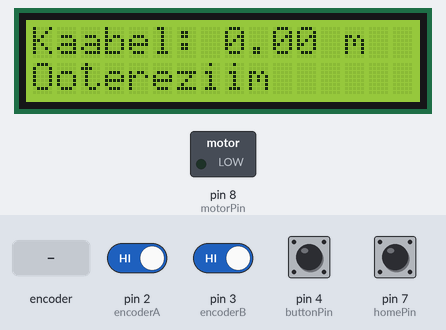
A sketch run on a simulated Arduino Uno, built with avr-gcc and run on an emulated ATmega328P. Parts: 16×2 character LCD, switched loads named in the sketch (green lamp = pin HIGH). The test bench sets the inputs (shaded band); at power-on: pin 2 (encoderA), pin 3 (encoderB), pin 4 (buttonPin), pin 7 (homePin) HIGH.

Above: at 1.2 s.
1.3 s: rotary encoder on pin 2 (encoderA) / pin 3 (encoderB) turned 2 steps (second pin leading)
At 2.8 s:
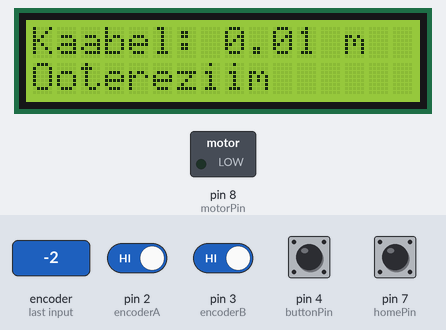
3.2 s: pin 4 (buttonPin) pulled LOW for 0.15 s
At 4.5 s:
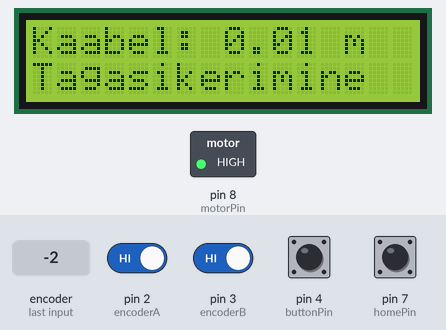
4.8 s: rotary encoder on pin 2 (encoderA) / pin 3 (encoderB) turned 1 step (first pin leading)
At 6.1 s:
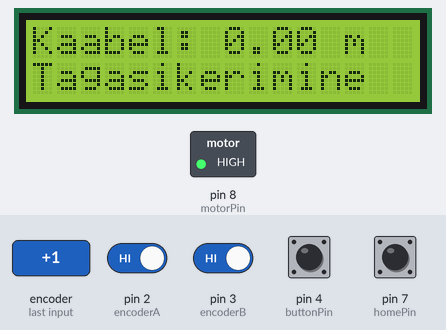
6.5 s: pin 7 (homePin) pulled LOW for 0.15 s
At 7.9 s:
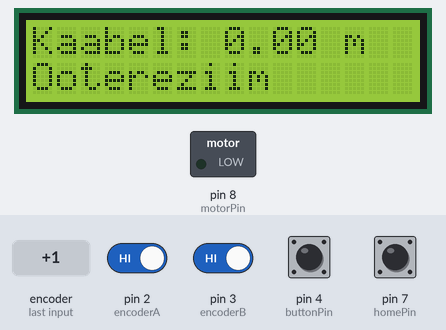
Timing chart, 0 to 9.1 s (numbered marks = the images above; inputs shaded):
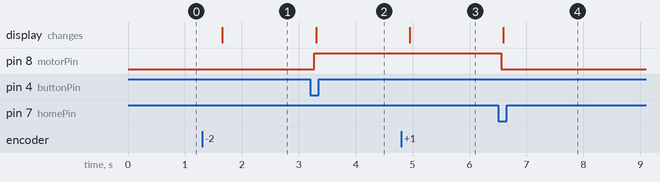

Measured:
- after the input at 1.3 s, the display: changes after 0.36 s (image 1)
- after the input at 3.2 s, pin 8 (motorPin): LOW → HIGH after 0.07 s; the display: changes after 0.10 s (image 2)
- after the input at 4.8 s, the display: changes after 0.15 s (image 3)
- after the input at 6.5 s, pin 8 (motorPin): HIGH → LOW after 0.06 s; the display: changes after 0.09 s (image 4)

The sketch:

Kaablirull.ino
```cpp
#include <Wire.h>
#include <LiquidCrystal_I2C.h>

// 1. Mikrokontrolleri, anduri ja ekraani seadistamine
LiquidCrystal_I2C lcd(0x27, 16, 2);
const byte encoderA = 2, encoderB = 3;
const byte buttonPin = 4, motorPin = 8, homePin = 7;
const float metersPerPulse = 0.005; // Kalibreerida prototüübil
const unsigned long maxRunTime = 30000;
volatile long pulses = 0;
bool rewinding = false, previousButton = HIGH;
unsigned long motorStart = 0;

// 2. Anduri impulsside lugemine
void readEncoder() {
  if (digitalRead(encoderB) == HIGH) pulses++;
  else pulses--;
}

// 3. Kaabli pikkuse arvutamine
float cableLength() {
  noInterrupts();
  long count = pulses;
  interrupts();
  return max(0.0f, count * metersPerPulse);
}

// 4. Pikkuse kuvamine
void showLength(float length) {
  lcd.setCursor(0, 0);
  lcd.print("Kaabel: ");
  lcd.print(length, 2);
  lcd.print(" m   ");
  lcd.setCursor(0, 1);
  lcd.print(rewinding ? "Tagasikerimine  " : "Ootereziim      ");
}

// 10. Mootori peatamine
void stopMotor() {
  digitalWrite(motorPin, LOW);
  rewinding = false;
}

void setup() {
  pinMode(encoderA, INPUT_PULLUP);
  pinMode(encoderB, INPUT_PULLUP);
  pinMode(buttonPin, INPUT_PULLUP);
  pinMode(homePin, INPUT_PULLUP);
  pinMode(motorPin, OUTPUT);
  stopMotor();
  attachInterrupt(digitalPinToInterrupt(encoderA), readEncoder, RISING);
  lcd.init();
  lcd.backlight();
}

void loop() {
  // 2-4. Pikkuse mõõtmine ja kuvamine
  bool home = digitalRead(homePin) == LOW;
  if (home) {
    noInterrupts();
    pulses = 0;
    interrupts();
  }
  float length = cableLength();
  bool button = digitalRead(buttonPin);
  // 5. Nupu kontroll
  if (!rewinding && previousButton == HIGH && button == LOW) {
    // 6. Kas kaablit on väljas?
    if (length > 0 && !home) {
      // 7. Mootori käivitamine
      rewinding = true;
      motorStart = millis();
      digitalWrite(motorPin, HIGH);
    } else stopMotor();
  }
  previousButton = button;
  // 8-9. Pikkuse uuendamine ja lõppasendi kontroll
  if (rewinding && (home || length <= 0 ||
      millis() - motorStart >= maxRunTime)) {
    stopMotor(); // 10. Mootori peatamine
  }
  showLength(length);
  delay(50);
  // Ooterežiim: loop kordub.
}
```
